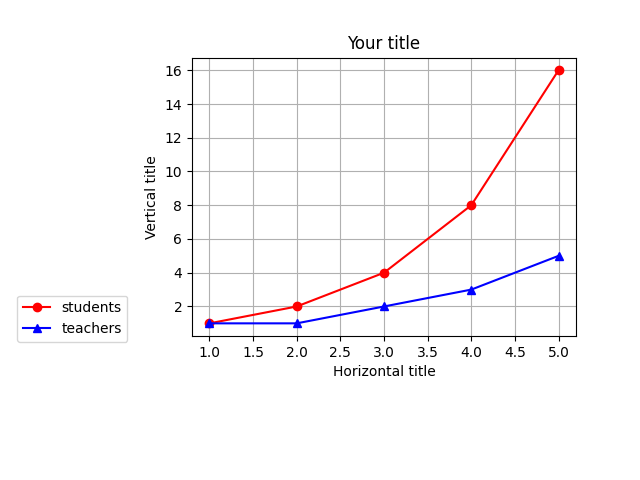

Here is the Python script that generated this plot:
import matplotlib.pyplot as plt

x1 = [1,2,3,4,5]
y1 = [1,2,4,8,16]
y2 = [1,1,2,3,5]

plt.plot(x1, y1, 'ro-', label='students')
plt.plot(x1, y2, 'b^-', label='teachers')

# loc = 'best' plots where it think is best
plt.subplots_adjust(left=0.3, bottom=0.3)
plt.legend(bbox_to_anchor=(-0.15, 0.17), loc='upper right')

plt.title('Your title')
plt.xlabel('Horizontal title')
plt.ylabel('Vertical title')
plt.grid(True)
plt.show()
